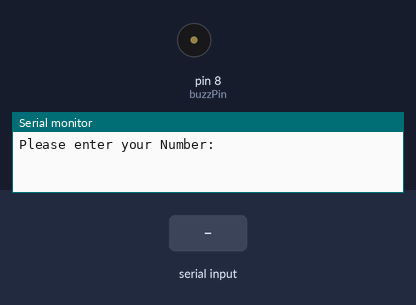
Recording of a sketch running on a simulated Arduino Uno, built with avr-gcc and run on an emulated ATmega328P. Shown: buzzer (waves = sounding, pin HIGH), the last lines printed to the serial monitor. The inputs (shaded band) are chosen by the test bench.

Above: at 1.2 s.
1.3 s: "90,45\n" received over Serial
At 2.7 s:
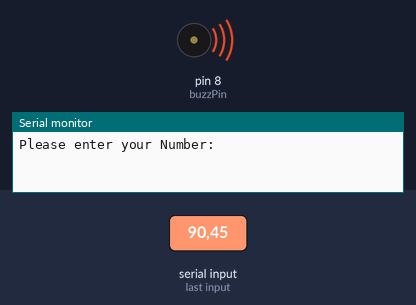
4.3 s: "30,150\n" received over Serial
At 10.0 s:
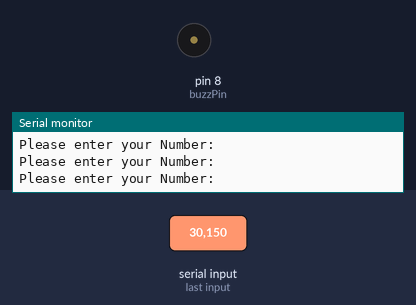
Timing chart, 0 to 11.5 s (numbered marks = the images above; inputs shaded):
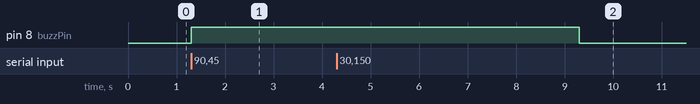

Measured:
- after the input at 1.3 s, pin 8 (buzzPin): LOW → HIGH at once
- after the input at 4.3 s, pin 8 (buzzPin): HIGH → LOW after 5.0 s instead of 1.0 s

The sketch:

buzzer.ino
```cpp
int myNumber;
int buzzPin = 8;
String msg= "Please enter your Number: " ;
int delayT = 2000;
void setup() {
  // put your setup code here, to run once:
Serial.begin(9600);
pinMode(buzzPin, OUTPUT);
}

void loop() {
  // put your main code here, to run repeatedly:
Serial.println(msg);
while(Serial.available() == 0){

}
myNumber = Serial.parseInt();
if(myNumber>10){
  digitalWrite(buzzPin,HIGH);
  delay(delayT);
  digitalWrite(buzzPin,LOW);
}
}
```
